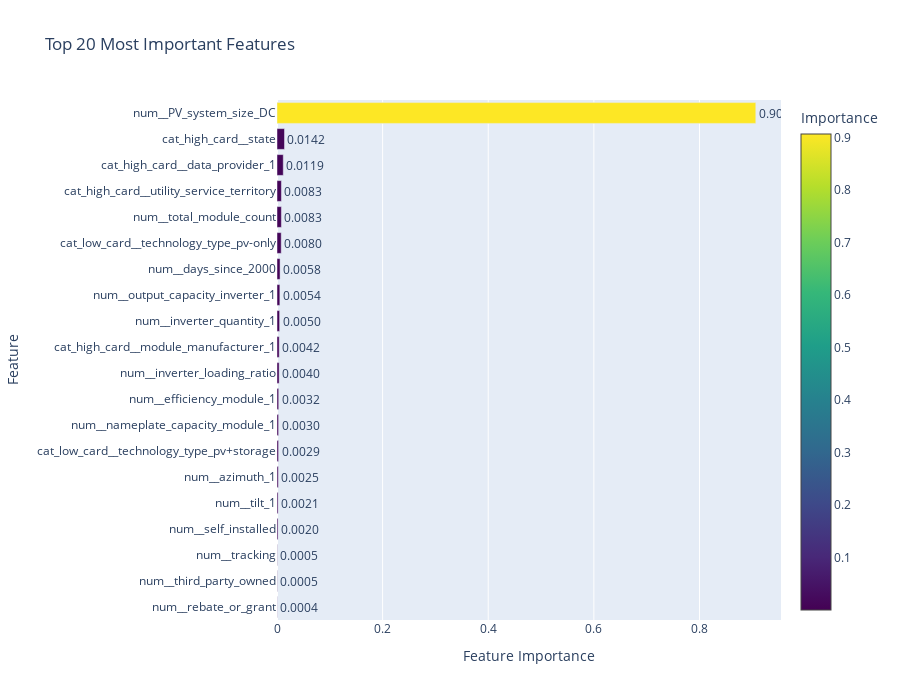

Source (notebook cell):
### Markdown cell above
### Visualization 3: Feature Importance

Feature importance shows which variables have the most influence on our model's predictions. Random Forest calculates importance by measuring how much each feature decreases impurity (variance) when used to split the data.

**High importance** = the feature is crucial for accurate predictions
**Low importance** = the feature provides little predictive value and could potentially be removed

Understanding feature importance helps us:
1. Validate that the model is using sensible patterns (e.g., system size should matter more than installer)
2. Identify which data to prioritize collecting for future predictions
3. Explain model decisions to stakeholders

### Code cell
# Extract feature importances from the trained model
feature_names = best_model.named_steps['preprocessor'].get_feature_names_out()
importances = best_model.named_steps['model'].feature_importances_

# Create DataFrame and sort by importance
feature_importance_df = pd.DataFrame({
    'feature': feature_names,
    'importance': importances
}).sort_values('importance', ascending=True)

# Take top 20 features for readability
top_n = 20
feature_importance_top = feature_importance_df.tail(top_n)

# Create horizontal bar chart
fig = go.Figure(go.Bar(
    x=feature_importance_top['importance'],
    y=feature_importance_top['feature'],
    orientation='h',
    marker=dict(
        color=feature_importance_top['importance'],
        colorscale='Viridis',
        showscale=True,
        colorbar=dict(title="Importance")
    ),
    text=[f'{imp:.4f}' for imp in feature_importance_top['importance']],
    textposition='outside'
))

fig.update_layout(
    title=f'Top {top_n} Most Important Features',
    xaxis_title='Feature Importance',
    yaxis_title='Feature',
    width=900,
    height=700,
    showlegend=False
)

fig.show()

### Figure 1 — Plotly figure (JSON) as saved in the notebook; plotly's stock layout.template omitted (floating-point values rounded to 4 significant figures)
{"data": [{"marker": {"color": [0.0003639, 0.0004871, 0.0005053, 0.001967, 0.002066, 0.002466, 0.00294, 0.002978, 0.003198, 0.004027, 0.004168, 0.004987, 0.00539, 0.005814, 0.007972, 0.008314, 0.008323, 0.01188, 0.01419, 0.9066], "colorbar": {"title": {"text": "Importance"}}, "colorscale": [[0, "#440154"], [0.1111, "#482878"], [0.2222, "#3e4989"], [0.3333, "#31688e"], [0.4444, "#26828e"], [0.5556, "#1f9e89"], [0.6667, "#35b779"], [0.7778, "#6ece58"], [0.8889, "#b5de2b"], [1, "#fde725"]], "showscale": true}, "orientation": "h", "text": ["0.0004", "0.0005", "0.0005", "0.0020", "0.0021", "0.0025", "0.0029", "0.0030", "0.0032", "0.0040", "0.0042", "0.0050", "0.0054", "0.0058", "0.0080", "0.0083", "0.0083", "0.0119", "0.0142", "0.9066"], "textposition": "outside", "type": "bar", "x": [0.0003639, 0.0004871, 0.0005053, 0.001967, 0.002066, 0.002466, 0.00294, 0.002978, 0.003198, 0.004027, 0.004168, 0.004987, 0.00539, 0.005814, 0.007972, 0.008314, 0.008323, 0.01188, 0.01419, 0.9066], "y": ["num__rebate_or_grant", "num__third_party_owned", "num__tracking", "num__self_installed", "num__tilt_1", "num__azimuth_1", "cat_low_card__technology_type_pv+storage", "num__nameplate_capacity_module_1", "num__efficiency_module_1", "num__inverter_loading_ratio", "cat_high_card__module_manufacturer_1", "num__inverter_quantity_1", "num__output_capacity_inverter_1", "num__days_since_2000", "cat_low_card__technology_type_pv-only", "num__total_module_count", "cat_high_card__utility_service_territory", "cat_high_card__data_provider_1", "cat_high_card__state", "num__PV_system_size_DC"]}], "layout": {"height": 700, "showlegend": false, "title": {"text": "Top 20 Most Important Features"}, "width": 900, "xaxis": {"title": {"text": "Feature Importance"}}, "yaxis": {"title": {"text": "Feature"}}}}
